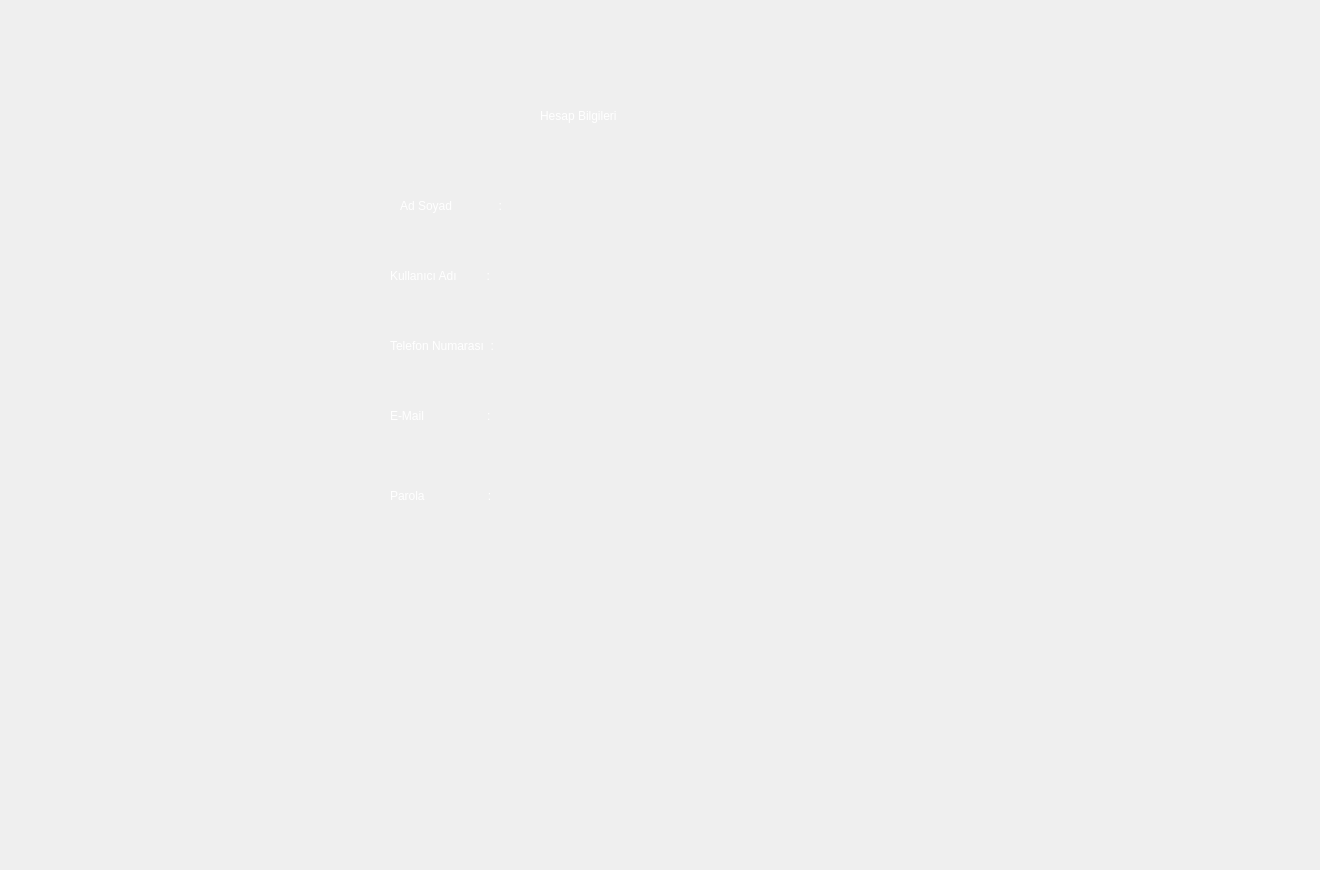
     <widget class="QWidget" name="tab_10">
      <attribute name="title">
       <string>hesap</string>
      </attribute>
      <widget class="QLabel" name="label_60">
       <property name="geometry">
        <rect>
         <x>-10</x>
         <y>0</y>
         <width>1311</width>
         <height>861</height>
        </rect>
       </property>
       <property name="styleSheet">
        <string notr="true">background-image:url(:/back/pic/wallpapers/w5.jpg);

</string>
       </property>
       <property name="text">
        <string/>
       </property>
      </widget>
      <widget class="QLabel" name="label_61">
       <property name="geometry">
        <rect>
         <x>540</x>
         <y>90</y>
         <width>231</width>
         <height>51</height>
        </rect>
       </property>
       <property name="styleSheet">
        <string notr="true">font: italic 22pt &quot;Times New Roman&quot;;
color:white;</string>
       </property>
       <property name="text">
        <string>Hesap Bilgileri</string>
       </property>
      </widget>
      <widget class="QLabel" name="label_62">
       <property name="geometry">
        <rect>
         <x>390</x>
         <y>250</y>
         <width>231</width>
         <height>51</height>
        </rect>
       </property>
       <property name="styleSheet">
        <string notr="true">font: italic 16pt &quot;Times New Roman&quot;;
color:white;</string>
       </property>
       <property name="text">
        <string>Kullanıcı Adı         :</string>
       </property>
      </widget>
      <widget class="QLabel" name="label_63">
       <property name="geometry">
        <rect>
         <x>400</x>
         <y>180</y>
         <width>231</width>
         <height>51</height>
        </rect>
       </property>
       <property name="styleSheet">
        <string notr="true">font: italic 16pt &quot;Times New Roman&quot;;
color:white;</string>
       </property>
       <property name="text">
        <string>Ad Soyad              :</string>
       </property>
      </widget>
      <widget class="QLabel" name="label_64">
       <property name="geometry">
        <rect>
         <x>390</x>
         <y>320</y>
         <width>231</width>
         <height>51</height>
        </rect>
       </property>
       <property name="styleSheet">
        <string notr="true">font: italic 16pt &quot;Times New Roman&quot;;
color:white;</string>
       </property>
       <property name="text">
        <string>Telefon Numarası  :</string>
       </property>
      </widget>
      <widget class="QLabel" name="label_65">
       <property name="geometry">
        <rect>
         <x>390</x>
         <y>390</y>
         <width>231</width>
         <height>51</height>
        </rect>
       </property>
       <property name="styleSheet">
        <string notr="true">font: italic 16pt &quot;Times New Roman&quot;;
color:white;</string>
       </property>
       <property name="text">
        <string>E-Mail                   :</string>
       </property>
      </widget>
      <widget class="QLabel" name="label_66">
       <property name="geometry">
        <rect>
         <x>390</x>
         <y>470</y>
         <width>231</width>
         <height>51</height>
        </rect>
       </property>
       <property name="styleSheet">
        <string notr="true">font: italic 16pt &quot;Times New Roman&quot;;
color:white;</string>
       </property>
       <property name="text">
        <string>Parola                   :</string>
       </property>
      </widget>
      <widget class="QLabel" name="label_67">
       <property name="geometry">
        <rect>
         <x>640</x>
         <y>180</y>
         <width>311</width>
         <height>51</height>
        </rect>
       </property>
       <property name="styleSheet">
        <string notr="true">font: italic 16pt &quot;Times New Roman&quot;;
color:white;</string>
       </property>
       <property name="text">
        <string/>
       </property>
      </widget>
      <widget class="QLabel" name="label_68">
       <property name="geometry">
        <rect>
         <x>640</x>
         <y>250</y>
         <width>311</width>
         <height>51</height>
        </rect>
       </property>
       <property name="styleSheet">
        <string notr="true">font: italic 16pt &quot;Times New Roman&quot;;
color:white;</string>
       </property>
       <property name="text">
        <string/>
       </property>
      </widget>
      <widget class="QLabel" name="label_69">
       <property name="geometry">
        <rect>
         <x>640</x>
         <y>320</y>
         <width>311</width>
         <height>51</height>
        </rect>
       </property>
       <property name="styleSheet">
        <string notr="true">font: italic 16pt &quot;Times New Roman&quot;;
color:white;</string>
       </property>
       <property name="text">
        <string/>
       </property>
      </widget>
      <widget class="QLabel" name="label_73">
       <property name="geometry">
        <rect>
         <x>640</x>
         <y>390</y>
         <width>311</width>
         <height>51</height>
        </rect>
       </property>
       <property name="styleSheet">
        <string notr="true">font: italic 16pt &quot;Times New Roman&quot;;
color:white;</string>
       </property>
       <property name="text">
        <string/>
       </property>
      </widget>
      <widget class="QLabel" name="label_74">
       <property name="geometry">
        <rect>
         <x>640</x>
         <y>470</y>
         <width>311</width>
         <height>51</height>
        </rect>
       </property>
       <property name="styleSheet">
        <string notr="true">font: italic 16pt &quot;Times New Roman&quot;;
color:white;</string>
       </property>
       <property name="text">
        <string/>
       </property>
      </widget>
     </widget>
